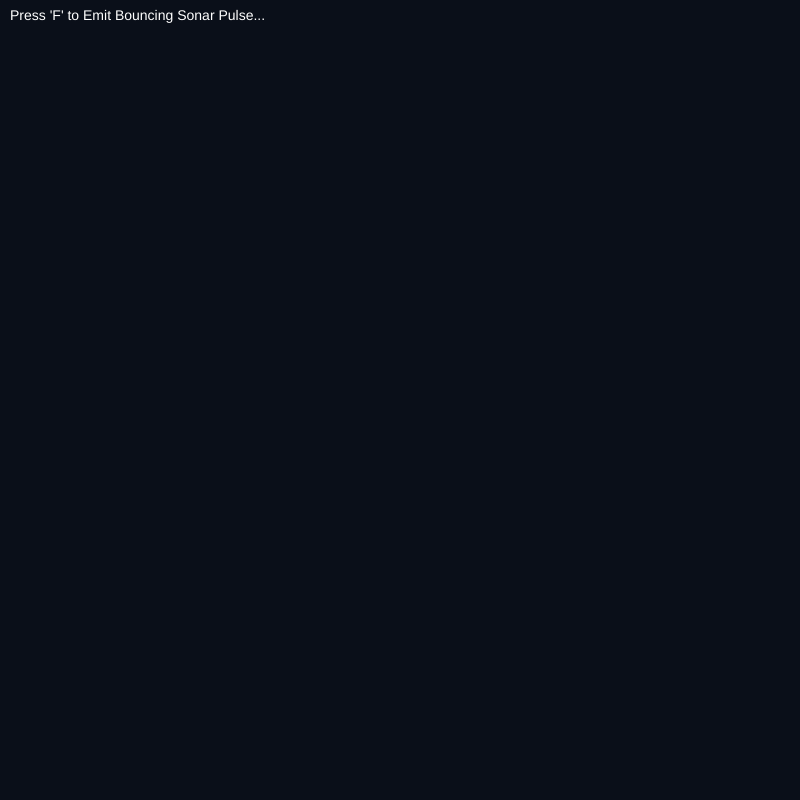
Frame 1 (no input)
Frame 60 (no input): identical to frame 1, image omitted
Frame 120 (the mouse pressed at the canvas centre since frame 60): identical to frame 1, image omitted

The p5.js sketch that drew this single still picture (run headless with seeded random() and noise() and a simulated clock; from frame 60 on, the mouse is pressed at the canvas centre):

// p5.js sketch
// ── sketch.js
let walls = [];
let pulses = [];
let resolution = 10;

function setup() {
  createCanvas(800, 800);

  let cols = width / resolution;
  let rows = height / resolution;
  let xOffset = 0;

  for (let y = 0; y < rows; y++) {
    let pathCentre = map(noise(xOffset), 0, 1, 1, width);

    for (let x = 0; x < cols; x++) {
      let xPos = x * resolution;
      let yPos = y * resolution;
      let d = dist(xPos, yPos, pathCentre, yPos);

      if (d > 120) {
        walls.push(new Wall(xPos, yPos, resolution, resolution));
      }
    }
    xOffset += 0.1;
  }
}

function draw() {
  background(10, 15, 25);

  for (let i = pulses.length - 1; i >= 0; i--) {
    let p = pulses[i];

    p.update(deltaTime);
    p.show();

    if (p.isFinished()) {
      pulses.splice(i, 1);
    }
  }

  for (let wall of walls) {
    wall.update(deltaTime);
    wall.show();
  }

  fill(255);
  noStroke();
  textSize(14);
  text("Press 'F' to Emit Bouncing Sonar Pulse...", 10, 20);
}

function keyPressed() {
  if (key === "f" || key === "F") {
    // Spawns at mouse for testing but I will change this to player.x, player.y later
    pulses.push(new Pulse(mouseX, mouseY));
  }
}


//Creates the radar pulse
class Pulse {
  constructor(x, y) {
    this.particles = [];
    let numRays = 360;
    this.speed = 0.2;

    for (let i = 0; i < numRays; i++) {
      let angle = radians(i);
      this.particles.push({
        pos: createVector(x, y),
        vel: p5.Vector.fromAngle(angle).mult(this.speed),
        life: 255,
      });
    }
  }

  update(dt) {
    for (let p of this.particles) {
      if (p.life <= 0) continue;

      p.life -= 0.2 * dt;

      // Calculate where the particle is trying to go next
      let moveStep = p5.Vector.mult(p.vel, dt);
      let nextPos = p5.Vector.add(p.pos, moveStep);

      for (let wall of walls) {
        if (
          nextPos.x >= wall.x &&
          nextPos.x <= wall.x + wall.w &&
          nextPos.y >= wall.y &&
          nextPos.y <= wall.y + wall.h
        ) {
          wall.illuminate();

          p.life = 0;
          break;
        }
      }
      
      if (p.life > 0) {
        p.pos = nextPos;
      }
    }
  }

//Show the particles spread
  show() {
    strokeWeight(2);
    for (let p of this.particles) {
      if (p.life > 0) {
        stroke(100, 255, 100, p.life);
        point(p.pos.x, p.pos.y);
      }
    }
  }

  isFinished() {
    return this.particles.every((p) => p.life <= 0);
  }
}

class Wall {
  constructor(x, y, w, h) {
    this.x = x;
    this.y = y;
    this.w = w;
    this.h = h;
    this.alpha = 0;
  }

  illuminate() {
    this.alpha = min(this.alpha + 80, 255);
  }

  update(dt) {
    if (this.alpha > 0) {
      this.alpha -= 0.1 * dt;
    }
  }

  show() {
    if (this.alpha > 1) {
      noStroke();
      fill(40, 60, 80, this.alpha);
      rect(this.x, this.y, this.w, this.h);

      stroke(100, 200, 220, this.alpha);
      strokeWeight(1);
      noFill();
      rect(this.x, this.y, this.w, this.h);
    }
  }
}
